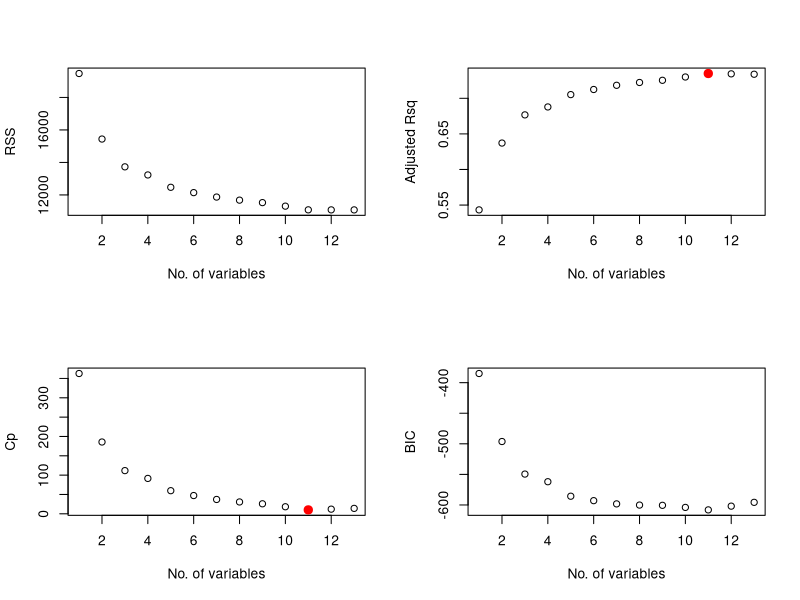
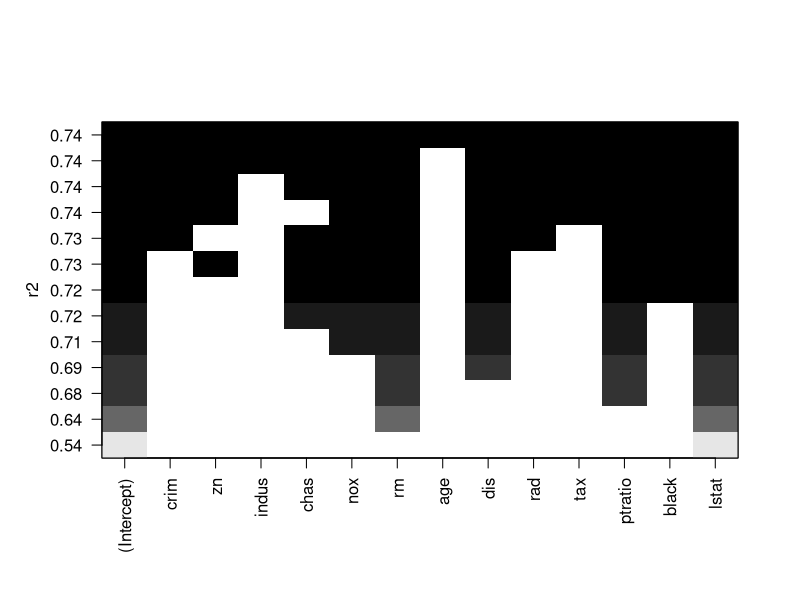
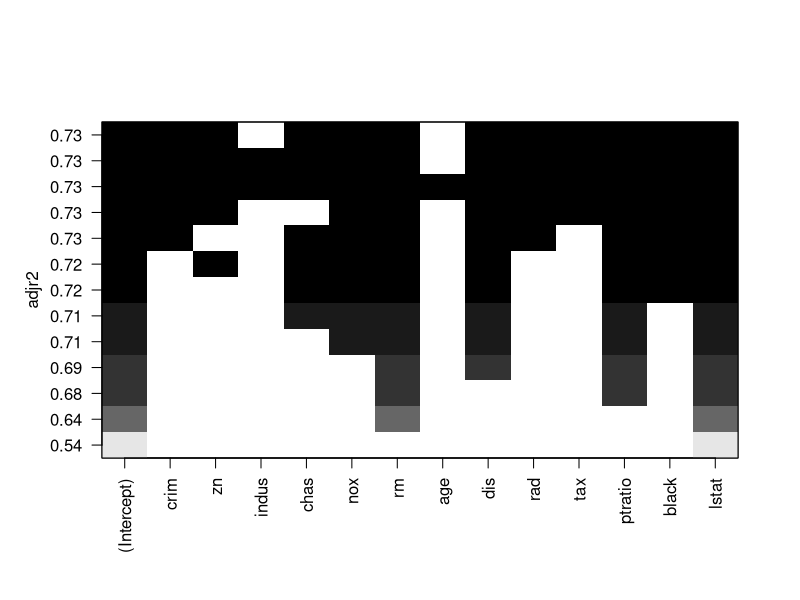
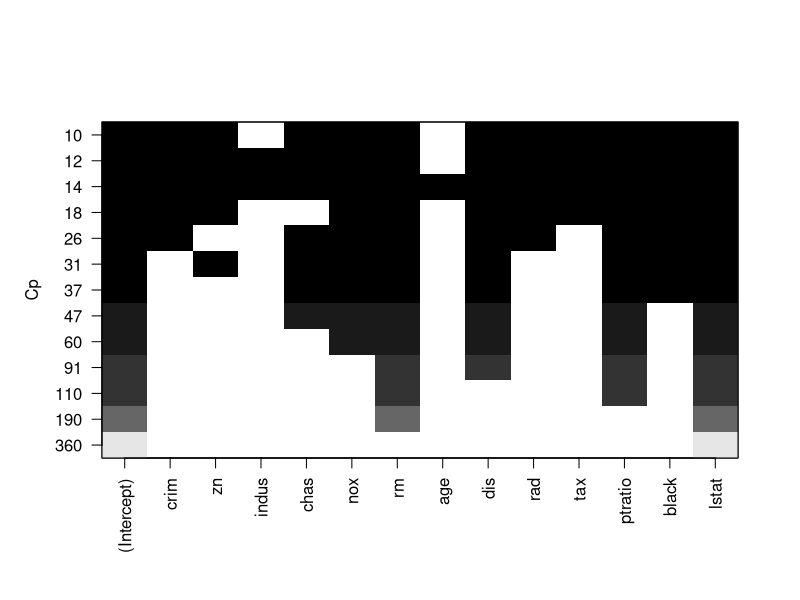
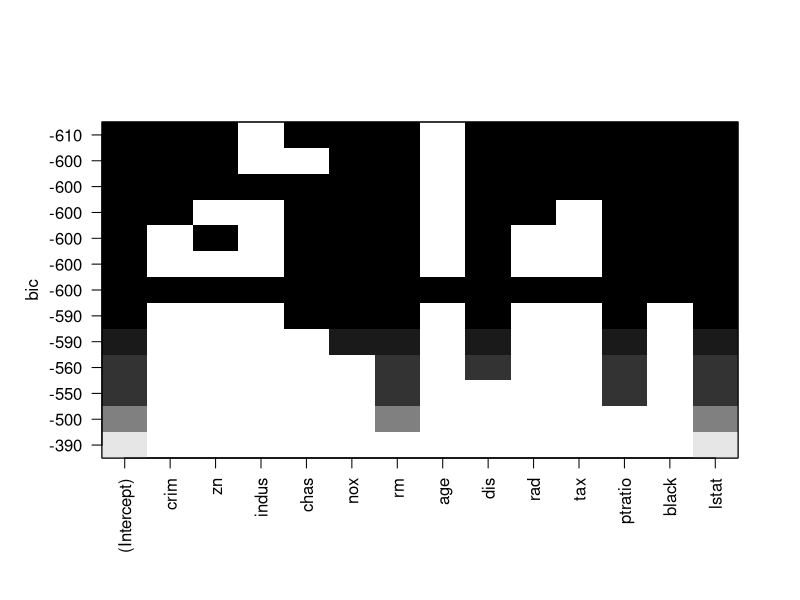
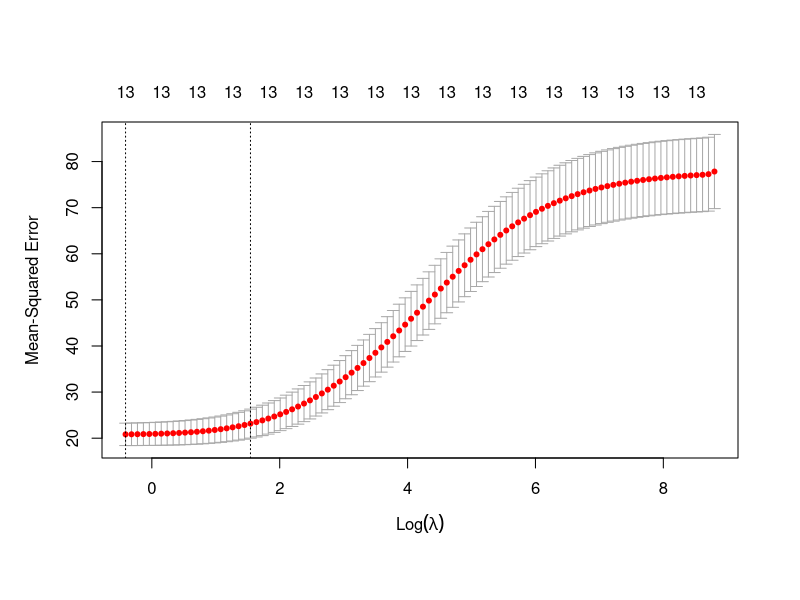
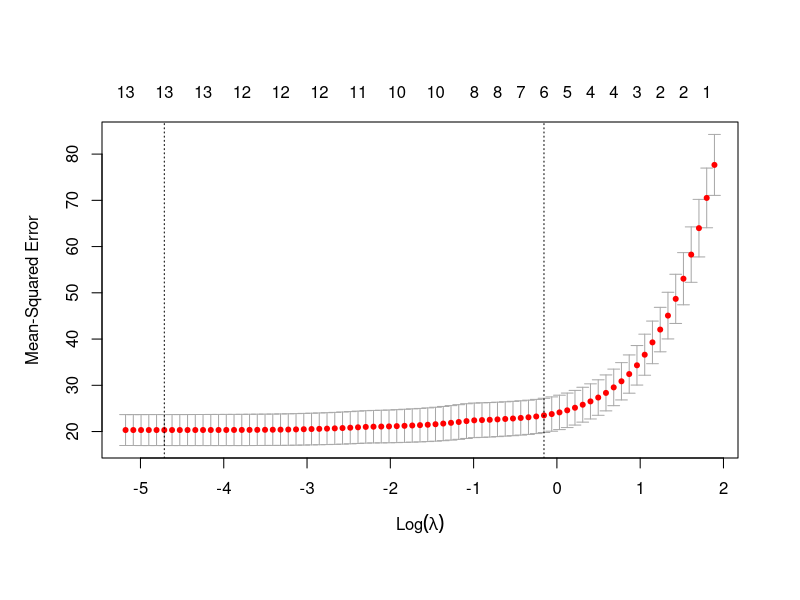
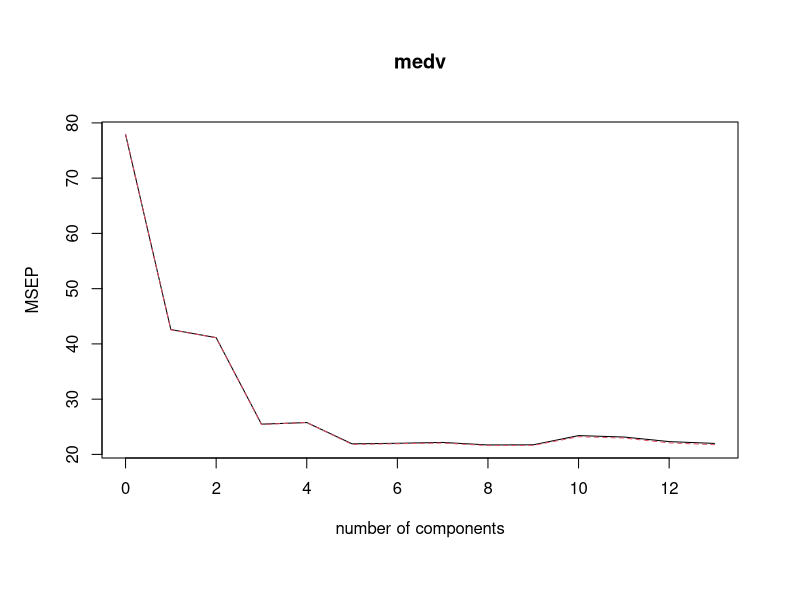

The R source for these figures, in order:
## ---- chunk 1
library(MASS)   # for Boston dataset
library(leaps)  # for subset selection
library(glmnet) # for ridge and lasso fit regression
library(pls)    # for pcr and pls
## ---- chunk 2
summary(Boston)
regfit = regsubsets(medv~., data=Boston, nvmax=13)
reg.summary = summary(regfit)
reg.summary

names(reg.summary)

par(mfrow=c(2,2))
plot(reg.summary$rss, xlab="No. of variables", ylab="RSS")

plot(reg.summary$adjr2, xlab="No. of variables", ylab="Adjusted Rsq")
which.max(reg.summary$adjr2)
points(11, reg.summary$adjr2[11], col="red", cex=2, pch=20)

plot(reg.summary$cp, xlab="No. of variables", ylab="Cp")
which.min(reg.summary$cp)
points(11, reg.summary$cp[11], col="red", cex=2, pch=20)

plot(reg.summary$bic, xlab="No. of variables", ylab="BIC")
which.min(reg.summary$bic)
points(11, reg.summary$bic[11], col="red", cex=2, pch=20, type="l")

par(mfrow=c(1,1))
plot(regfit, scale="r2")
plot(regfit, scale="adjr2")
plot(regfit, scale="Cp")
plot(regfit, scale="bic")
coef(regfit,11)

## ---- chunk 3
fwd= regsubsets(medv~., data=Boston, nvmax=13, method="forward")
summary(fwd)
coef(fwd, 11)
bwd= regsubsets(medv~., data=Boston, nvmax=13, method="backward")
summary(bwd)
coef(bwd, 11)
## ---- chunk 4
set.seed(1)
train = sample(c(TRUE,FALSE),length(Boston$medv)/2, rep=TRUE)
test = !train

x=model.matrix(medv~., Boston)[,-1]
y=Boston$medv

#here I am doing ten-fold cross-validation by default
cv.outcome = cv.glmnet(x[train,], y[train], alpha=0) #for lasso, alpha=1
plot(cv.outcome)
best.lambda = cv.outcome$lambda.min
best.lambda

ridge = glmnet(x[train,], y[train], alpha=0)
ridge.pred = predict(ridge, s=best.lambda, newx=x[test,])
mean((ridge.pred-y[test])^2)
## ---- chunk 5
cv.outcome = cv.glmnet(x[train,], y[train], alpha=1) 
plot(cv.outcome)
best.lambda = cv.outcome$lambda.min
best.lambda

lasso = glmnet(x[train,], y[train], alpha=1)
lasso.pred = predict(lasso, s=best.lambda, newx=x[test,])
mean((lasso.pred-y[test])^2)
## ---- chunk 6
set.seed(101)
#here I standardize each predictor and compute 10-fold cross-validation
pcr.fit = pcr(medv~., data=Boston,subset=train, scale=TRUE, validation="CV")
summary(pcr.fit)
validationplot(pcr.fit,val.type = "MSEP")
# I choose M=11
pcr.pred=predict(pcr.fit, x[test,], ncomp=11)
mean((pcr.pred-y[test])^2)

## ---- chunk 7
set.seed(10)
#here I standardize each predictor and compute 10-fold cross-validation
pls.fit = plsr(medv~., data=Boston,subset=train, scale=TRUE, validation="CV")
summary(pls.fit)
validationplot(pls.fit,val.type = "MSEP")
# I choose M=11
pls.pred=predict(pls.fit, x[test,], ncomp=11)
mean((pls.pred-y[test])^2)
## ---- chunk 8
avg = mean(y[test])
ridge.r2 = 1 - mean((y[test]-ridge.pred)^2)/mean((y[test]-avg)^2)
lasso.r2 = 1 - mean((y[test]-lasso.pred)^2)/mean((y[test]-avg)^2)
pcr.r2 = 1 - mean((y[test]-pcr.pred)^2)/mean((y[test]-avg)^2)
pls.r2 = 1 - mean((y[test]-pls.pred)^2)/mean((y[test]-avg)^2)
barplot(c(ridge.r2, lasso.r2, pcr.r2, pls.r2), col = "turquoise", names.arg = c("Ridge", "Lasso", "PCR", "PLS"), main = "R-squared (Test data)")
